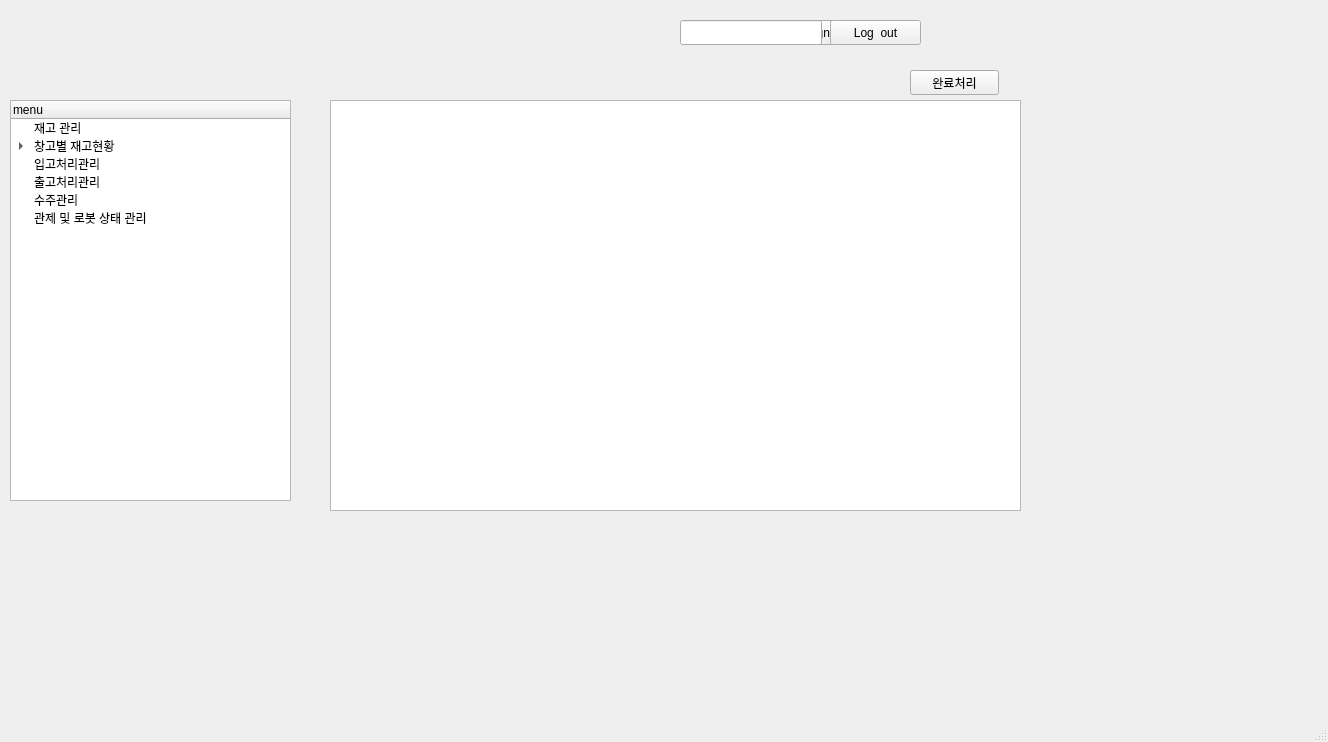
<?xml version="1.0" encoding="UTF-8"?>
<ui version="4.0">
 <class>MainWindow</class>
 <widget class="QMainWindow" name="MainWindow">
  <property name="geometry">
   <rect>
    <x>0</x>
    <y>0</y>
    <width>1328</width>
    <height>742</height>
   </rect>
  </property>
  <property name="windowTitle">
   <string>MainWindow</string>
  </property>
  <widget class="QWidget" name="centralwidget">
   <widget class="QTreeWidget" name="treeWidget">
    <property name="geometry">
     <rect>
      <x>10</x>
      <y>100</y>
      <width>281</width>
      <height>401</height>
     </rect>
    </property>
    <column>
     <property name="text">
      <string>menu</string>
     </property>
    </column>
    <item>
     <property name="text">
      <string>재고 관리</string>
     </property>
    </item>
    <item>
     <property name="text">
      <string>창고별 재고현황</string>
     </property>
     <item>
      <property name="text">
       <string>A구역</string>
      </property>
      <item>
       <property name="text">
        <string>A-1</string>
       </property>
       <item>
        <property name="text">
         <string>1</string>
        </property>
       </item>
       <item>
        <property name="text">
         <string>2</string>
        </property>
       </item>
       <item>
        <property name="text">
         <string>3</string>
        </property>
       </item>
      </item>
      <item>
       <property name="text">
        <string>A-2</string>
       </property>
       <item>
        <property name="text">
         <string>1</string>
        </property>
       </item>
       <item>
        <property name="text">
         <string>2</string>
        </property>
       </item>
       <item>
        <property name="text">
         <string>3</string>
        </property>
       </item>
      </item>
     </item>
     <item>
      <property name="text">
       <string>B구역</string>
      </property>
      <item>
       <property name="text">
        <string>B-1</string>
       </property>
       <item>
        <property name="text">
         <string>1</string>
        </property>
       </item>
       <item>
        <property name="text">
         <string>2</string>
        </property>
       </item>
       <item>
        <property name="text">
         <string>3</string>
        </property>
       </item>
      </item>
      <item>
       <property name="text">
        <string>B-2</string>
       </property>
       <item>
        <property name="text">
         <string>1</string>
        </property>
       </item>
       <item>
        <property name="text">
         <string>2</string>
        </property>
       </item>
       <item>
        <property name="text">
         <string>3</string>
        </property>
       </item>
      </item>
     </item>
     <item>
      <property name="text">
       <string>C구역</string>
      </property>
      <item>
       <property name="text">
        <string>C-1</string>
       </property>
       <item>
        <property name="text">
         <string>1</string>
        </property>
       </item>
       <item>
        <property name="text">
         <string>2</string>
        </property>
       </item>
       <item>
        <property name="text">
         <string>3</string>
        </property>
       </item>
      </item>
      <item>
       <property name="text">
        <string>C-2</string>
       </property>
       <item>
        <property name="text">
         <string>1</string>
        </property>
       </item>
       <item>
        <property name="text">
         <string>2</string>
        </property>
       </item>
       <item>
        <property name="text">
         <string>3</string>
        </property>
       </item>
      </item>
     </item>
     <item>
      <property name="text">
       <string>D구역</string>
      </property>
      <item>
       <property name="text">
        <string>D-1</string>
       </property>
       <item>
        <property name="text">
         <string>1</string>
        </property>
       </item>
       <item>
        <property name="text">
         <string>2</string>
        </property>
       </item>
       <item>
        <property name="text">
         <string>3</string>
        </property>
       </item>
      </item>
      <item>
       <property name="text">
        <string>D-2</string>
       </property>
       <item>
        <property name="text">
         <string>1</string>
        </property>
       </item>
       <item>
        <property name="text">
         <string>2</string>
        </property>
       </item>
       <item>
        <property name="text">
         <string>3</string>
        </property>
       </item>
      </item>
     </item>
    </item>
    <item>
     <property name="text">
      <string>입고처리관리</string>
     </property>
    </item>
    <item>
     <property name="text">
      <string>출고처리관리</string>
     </property>
    </item>
    <item>
     <property name="text">
      <string>수주관리</string>
     </property>
    </item>
    <item>
     <property name="text">
      <string>관제 및 로봇 상태 관리</string>
     </property>
    </item>
   </widget>
   <widget class="QLabel" name="timelabel">
    <property name="geometry">
     <rect>
      <x>50</x>
      <y>30</y>
      <width>131</width>
      <height>21</height>
     </rect>
    </property>
    <property name="font">
     <font>
      <pointsize>15</pointsize>
     </font>
    </property>
    <property name="text">
     <string/>
    </property>
   </widget>
   <widget class="QPushButton" name="signinButton">
    <property name="geometry">
     <rect>
      <x>720</x>
      <y>20</y>
      <width>166</width>
      <height>25</height>
     </rect>
    </property>
    <property name="text">
     <string>Sign in / Sign up</string>
    </property>
   </widget>
   <widget class="QLineEdit" name="userEdit">
    <property name="geometry">
     <rect>
      <x>680</x>
      <y>20</y>
      <width>142</width>
      <height>25</height>
     </rect>
    </property>
    <property name="layoutDirection">
     <enum>Qt::LeftToRight</enum>
    </property>
    <property name="alignment">
     <set>Qt::AlignRight|Qt::AlignTrailing|Qt::AlignVCenter</set>
    </property>
    <property name="readOnly">
     <bool>true</bool>
    </property>
   </widget>
   <widget class="QPushButton" name="logoutButton">
    <property name="geometry">
     <rect>
      <x>830</x>
      <y>20</y>
      <width>91</width>
      <height>25</height>
     </rect>
    </property>
    <property name="text">
     <string>Log  out</string>
    </property>
   </widget>
   <widget class="QTableWidget" name="tableWidget">
    <property name="geometry">
     <rect>
      <x>330</x>
      <y>100</y>
      <width>691</width>
      <height>411</height>
     </rect>
    </property>
   </widget>
   <widget class="QPushButton" name="statusButton">
    <property name="geometry">
     <rect>
      <x>910</x>
      <y>70</y>
      <width>89</width>
      <height>25</height>
     </rect>
    </property>
    <property name="text">
     <string>완료처리</string>
    </property>
   </widget>
  </widget>
  <widget class="QMenuBar" name="menubar">
   <property name="geometry">
    <rect>
     <x>0</x>
     <y>0</y>
     <width>1328</width>
     <height>22</height>
    </rect>
   </property>
  </widget>
  <widget class="QStatusBar" name="statusbar"/>
 </widget>
 <resources/>
 <connections/>
</ui>
